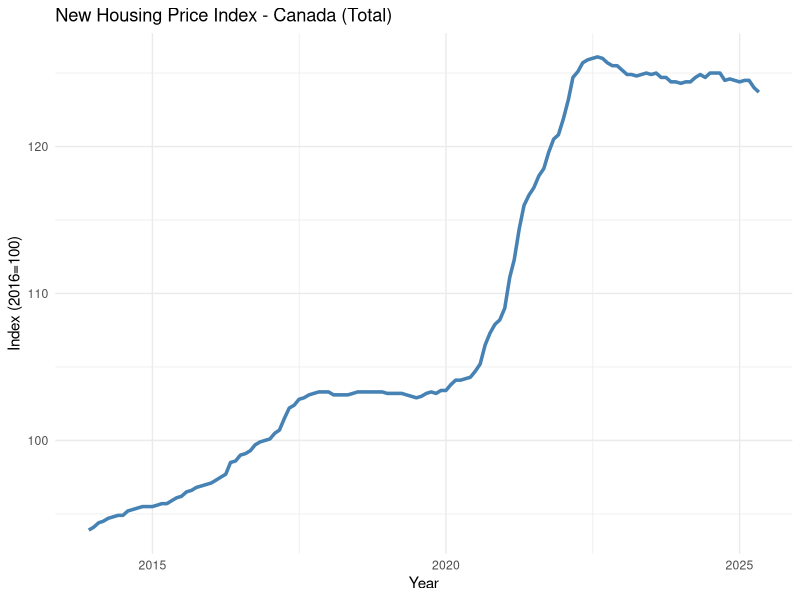

R code for this plot:
# 03_analysis.R

library(tidyverse)
library(lubridate)

# Load cleaned data
df <- read_csv("data/processed/housing_clean_final.csv")

# Trend over time (for all of Canada, Total only)
canada_total <- df %>%
  filter(Geography == "Canada", Type == "Total (house and land)") %>%
  arrange(Date)

# Plot trend
ggplot(canada_total, aes(x = Date, y = Value)) +
  geom_line(color = "steelblue", size = 1.2) +
  labs(title = "New Housing Price Index - Canada (Total)",
       x = "Year",
       y = "Index (2016=100)") +
  theme_minimal()
